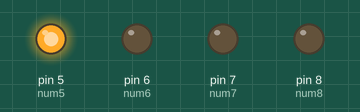
This sketch was run on a simulated Arduino Uno, built with avr-gcc and run on an emulated ATmega328P. On the bench: output pins drawn as LEDs (lit = HIGH).

Above: at 1.0 s.
At 3.0 s:
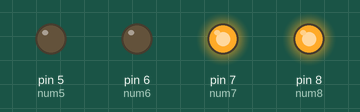
At 5.0 s:
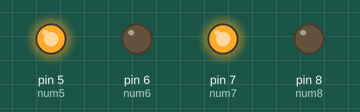
At 7.0 s:
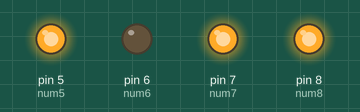
Timing chart, 0 to 9.2 s (numbered marks = the images above):
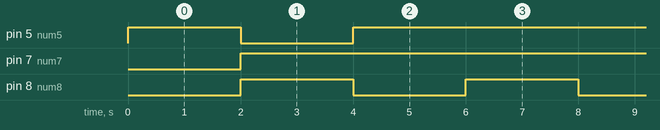

The sketch:

quadre_de_7_leds.ino
```cpp
/*************************************************************************
**                                                                      **
**                                  Serial                              **
**       Joan torrescasana                       27/03/2017             **
*************************************************************************/

//****** Includes  *******************************************************


//****** Variables *******************************************************
const int num5 = 5;
const int num6 = 6;
const int num7 = 7;
const int num8 = 8;
int seg = 2000;

//********** SETUP *******************************************************
void setup() {   // put your setup code here, to run once
pinMode (num5, OUTPUT);
pinMode (num6, OUTPUT);
pinMode (num7, OUTPUT);
pinMode (num8, OUTPUT);

digitalWrite(num5, LOW);
digitalWrite(num6, LOW);
digitalWrite(num7, LOW);
digitalWrite(num8, HIGH);
}


//********** loop *********************************************************

void loop() { // put your main code here, to run repeatedly:

digitalWrite(num8,LOW);
digitalWrite(num5,HIGH);

delay(seg);

digitalWrite(num5,LOW);
digitalWrite(num8,HIGH);
digitalWrite(num7,HIGH);

delay(seg);


digitalWrite(num8,LOW);
digitalWrite(num7,HIGH);
digitalWrite(num5,HIGH);

delay(seg);

digitalWrite(num8,HIGH);
digitalWrite(num7,HIGH);
digitalWrite(num5,HIGH);

delay(seg);

digitalWrite(num8,HIGH);
digitalWrite(num7,HIGH);
digitalWrite(num5,HIGH);


}
```

Measured:
- by itself, pin 5 (num5): repeats every 8.0 s: LOW 2.0 s, HIGH 6.0 s
- by itself, pin 7 (num7): LOW → HIGH at 2.0 s
- by itself, pin 8 (num8): alternates HIGH for 2.0 s and LOW for 2.0 s
